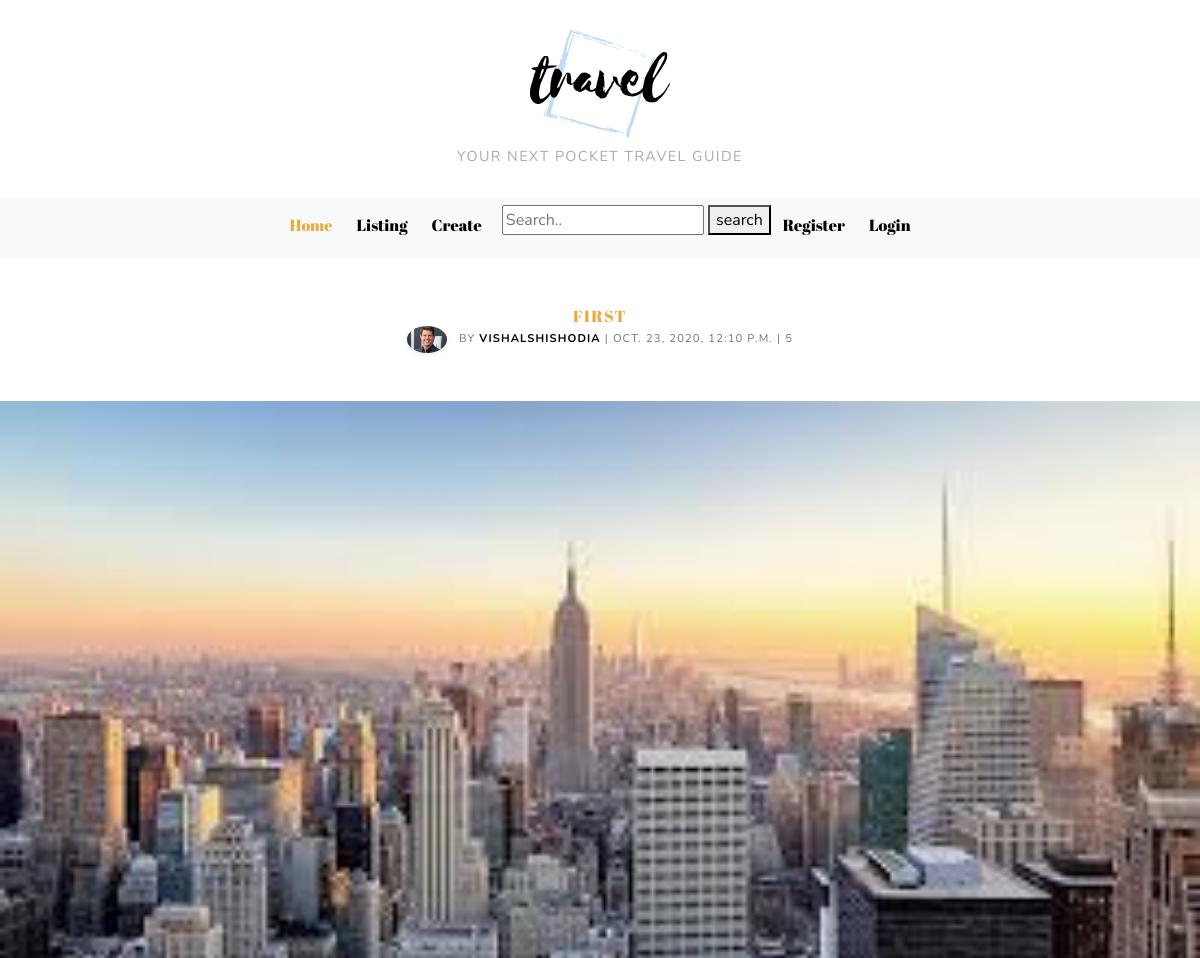
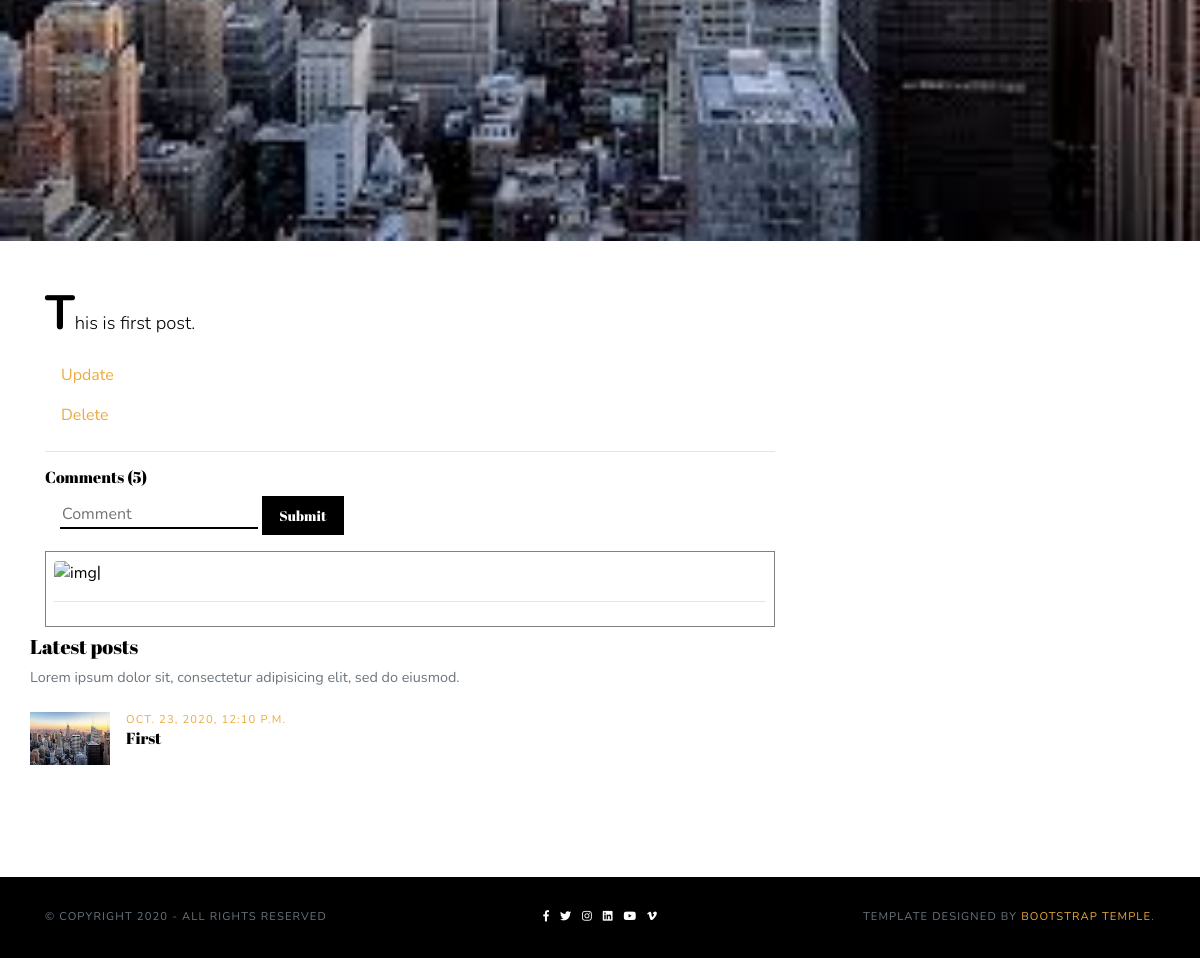
Page /detail/1/ (signed in) on the committed database (2 pictures, top to bottom).
### posts/models.py (models this page shows, shortened)
class Post(models.Model):
	title = models.CharField(max_length=100,blank=False,null=False)
	content = models.CharField(max_length=300,blank=False,null=False)
	author = models.ForeignKey(Author,on_delete=models.CASCADE)
	timestamp = models.DateTimeField(auto_now_add=True)
	category = models.ForeignKey(Category,on_delete=models.CASCADE)
	country = models.ForeignKey(Country,on_delete=models.CASCADE,default=None)
	thumbnail = models.ImageField()
	featured = models.BooleanField()
	listing = models.BooleanField()
	previous_post = models.ForeignKey(
	'self', related_name='previous', on_delete=models.SET_NULL, blank=True, null=True)
	next_post = models.ForeignKey(
	'self', related_name='next', on_delete=models.SET_NULL, blank=True, null=True)
	def get_absolute_url(self):
		return reverse('detail',kwargs={'pk':self.pk})
	@property
	def comment_count(self):
		return Comment.objects.filter(post=self).count()

class Author(models.Model):
	user = models.OneToOneField(User, on_delete=models.CASCADE)
	about = models.CharField(max_length=100,blank=True,null=True)
	profile_picture = models.ImageField()

### posts/views.py (the view)
# urls.py: path('detail/<str:pk>/',DetailView,name='detail'),
def DetailView(request,pk):
	most_recent=Post.objects.order_by('-timestamp')[:3]
	post=get_object_or_404(Post,pk=pk)
	comments=Comment.objects.filter(post=post)
	'''
	comments = post.comments.filter(active=True, parent__isnull=True)
	if request.POST:
		comment_form = CommentForm(request.POST)
		if comment_form.is_valid():
			parent_obj = None
			# get parent comment id from hidden input
			try:
				parent_id = int(request.POST.get('parent_id'))
			except:
				parent_id = None
			# if parent_id has been submitted get parent_obj id
			if parent_id:
				parent_obj = Comment.objects.get(id=parent_id)
				# if parent object exist
				if parent_obj:
					# create reply comment object
					reply_comment = comment_form.save(commit=False)
					# assign parent_obj to reply comment
					reply_comment.parent = parent_obj
			# normal comment
			new_comment = comment_form.save(commit=False)
			new_comment.post = post
			new_comment.save()
			return redirect(reverse("detail", kwargs={
							'pk': post.pk
							}))
	else:
		comment_form = CommentForm()
	'''
	context={'post':post,
	'most_recent':most_recent,
	'comments':comments,
	}
	return render(request,'post.html',context)

### templates/post.html (shortened to what this page needs)
{% extends 'base.html' %}
{% load static %}
{% load crispy_forms_tags %}
{% block content %}
    <section class="py-5">
      <div class="container text-center">
        <p class="h6 mb-0 text-uppercase text-primary">{{post.title}}</p>
        <ul class="list-inline small text-uppercase mb-0">
          <li class="list-inline-item align-middle"><img class="rounded-circle shadow-sm" src="{{post.author.profile_picture.url}}" alt="" width="40"/></li>
          <li class="list-inline-item mr-0 text-muted align-middle">By </li>
          <li class="list-inline-item align-middle mr-0"><a class="font-weight-bold reset-anchor" href="#">{{post.author.user.username}}</a></li>
          <li class="list-inline-item text-muted align-middle mr-0">|</li>
          <li class="list-inline-item text-muted align-middle mr-0">{{post.timestamp}}</li>
          <li class="list-inline-item text-muted align-middle mr-0">|</li>
          <li class="list-inline-item text-muted align-middle">{{post.comment_count}}</li>
        </ul>
      </div><img class="w-100 py-5" src="{{post.thumbnail.url}}" alt="">
      <div class="container">
        <div class="row">
          <div class="col-lg-8 mb-5 mb-lg-0">
            <p class="lead first-letter-styled line-height-lg">{{post.content}}</p>
            {% if request.user.is_staff %}
                <a class="nav-link" href="{% url 'update' post.id %}">Update</a>
                <a class="nav-link" href="{% url 'delete' post.id %}">Delete</a>
              {% endif %}
           {% load social_share %}
            <hr>
        <h6>Comments ({{post.comment_count}})</h6>
        {% if request.user.is_authenticated %}
        <div class="form-group col-md-6" id="myDIV" style="display:block;">
        <form action="/postComment/" method="post">
            <input type="text" name="comment" placeholder="Comment" style="border-top: 0px; border-left: 0px; border-right: 0px; border-bottom: 2px solid;">
            <button type="submit" value="Submit" class="btn btn-dark btn-sm">Submit</button>
      </form>
      </div>{% else %}
      <p><a  href="{% url 'login'  %}">Login</a>  to comment</p>
      {% endif %}
        {% load mptt_tags %}
      <div>
        {% recursetree comments %}
        <div id="{{ node.id }}" class="my-2 p-2" style="border: 1px solid grey">
          <div >
            <img src="https://p7.hiclipart.com/preview/201/51/681/computer-icons-customer-service-user-others.jpg" alt="img" class="rounded"
                    width="20px" height="20px">{{ node.user.username.capitalize }}|{{ node.posted_on|timesince }}
                  </div>
          <hr />
        </div>
        {% endrecursetree %}
      </div>
            </div>
            <div class="mb-5">
              <h3 class="h5">Latest posts</h3>
              <p class="text-small text-muted mb-4">Lorem ipsum dolor sit, consectetur adipisicing elit, sed do eiusmod.</p>
              <ul class="list-unstyled">
                {% for post in most_recent %}
                <li class="media mb-1"><a href="{{post.get_absolute_url}}"><img src="{{post.thumbnail.url}}" alt="" width="80"></a>
                  <div class="media-body ml-3">
                    <p class="small text-primary text-uppercase mb-0">{{post.timestamp}}</p>
                    <h6 class="mb-1"><a class="reset-anchor" href="{{post.get_absolute_url}}">{{post.title}}</a></h6>
                  </div>
                </li>
                {% endfor %}
              </ul>
            </div>
          </div>
        </div>
    </section>
    <footer class="bg-dark py-4">
      <div class="container">
        <div class="row py-2">
          <div class="col-lg-4 text-center text-lg-left mb-2 mb-lg-0">
            <p class="small text-muted text-uppercase mb-0">&copy; copyright 2020 - all rights reserved</p>
          </div>
          <div class="col-lg-4 text-center mb-2 mb-lg-0">
            <ul class="list-inline text-white small mb-0">
              <li class="list-inline-item"><a class="reset-anchor" href="#"><i class="fab fa-facebook-f"></i></a></li>
              <li class="list-inline-item"><a class="reset-anchor" href="#"><i class="fab fa-twitter"></i></a></li>
              <li class="list-inline-item"><a class="reset-anchor" href="#"><i class="fab fa-instagram"></i></a></li>
              <li class="list-inline-item"><a class="reset-anchor" href="#"><i class="fab fa-linkedin"></i></a></li>
              <li class="list-inline-item"><a class="reset-anchor" href="#"><i class="fab fa-youtube"></i></a></li>
              <li class="list-inline-item"><a class="reset-anchor" href="#"><i class="fab fa-vimeo-v"></i></a></li>
            </ul>
          </div>
          <div class="col-lg-4 text-center text-lg-right">
            <p class="small text-muted text-uppercase mb-0">Template designed by <a href="#">Bootstrap Temple</a>. </p>
          </div>
        </div>
      </div>
    </footer>
{% endblock content %}

### static/css/style.default.css (style rules this page uses)
.text-small { font-size: 0.85rem !important; }
section { overflow: hidden; }
.text-uppercase { text-transform: uppercase; letter-spacing: 0.1em; letter-spacing: .1em; }
.text-small { font-size: 0.9rem !important; }
.reset-anchor { color: inherit; border: none; background: none; }
.reset-anchor { color: inherit; transition: all 0.3s; }
.first-letter-styled::first-letter { font-size: 3rem; font-weight: 700; line-height: 1; }
.line-height-lg { line-height: 1.8em; }
.btn { font-weight: 400; border: 1px solid transparent; font-family: "Abril Fatface", serif; padding: 0.75rem 1.5rem; font-size: 1rem; line-height: 1.5; border-radius: 0rem; transition: color 0.15s ease-in-out, background-color 0.15s ease-in-out, border-color 0.15s ease-in-out, box-shadow 0.15s ease-in-out; }
.btn-dark { color: #fff; background-color: #000; border-color: #000; }
.btn-sm { padding: 0.5rem 1rem; font-size: 0.875rem; line-height: 1.5; border-radius: 0rem; }
body { font-family: "Nunito", sans-serif; font-size: 1rem; font-weight: 400; line-height: 1.5; color: #000; background-color: #fff; }
a { color: #ebaa3d; text-decoration: none; }
h1, h2, h3, h4, h5, h6, .h1, .h2, .h3, .h4, .h5, .h6 { margin-bottom: 0.5rem; font-family: "Abril Fatface", serif; font-weight: 400; line-height: 1.2; color: inherit; }
h3, .h3 { font-size: 1.75rem; }
h5, .h5 { font-size: 1.25rem; }
h6, .h6 { font-size: 1rem; }
.lead { font-size: 1.15rem; font-weight: 300; }
hr { border-top: 1px solid rgba(0, 0, 0, 0.1); }
small, .small { font-size: 70%; font-weight: 400; }
.text-primary { color: #ebaa3d !important; }
.bg-dark { background-color: #000 !important; }
.shadow-sm { box-shadow: 0 0.125rem 0.25rem rgba(0, 0, 0, 0.075) !important; }
.nav-link { padding: 0.5rem 1rem; }

### rows in the picture
Post: title "FIRST", author.profile_picture (picture), author.user.username "VISHALSHISHODIA", timestamp "OCT. 23, 2020, 12:10 P.M.", comment_count "5", thumbnail (picture), content "This is first post.", title "First"
